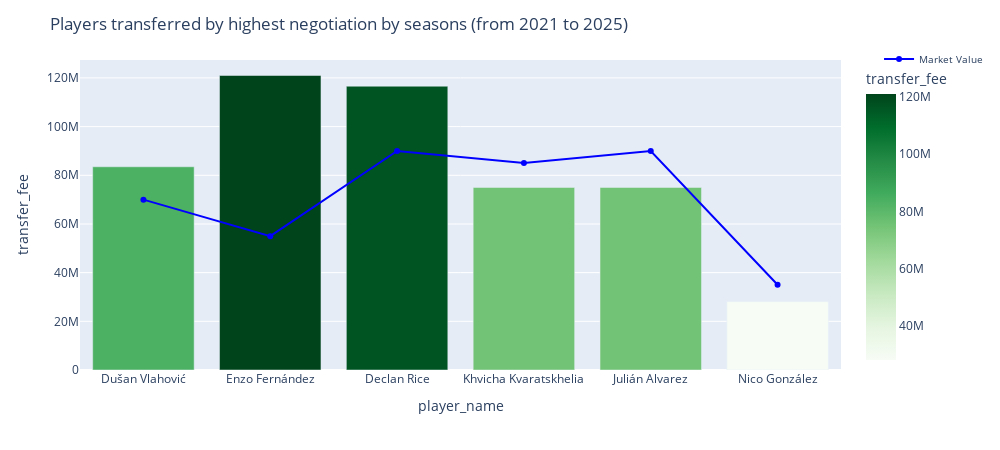

Notebook cell for this chart:
### Code cell
fig=px.bar(filter6,
           x='player_name',
           y='transfer_fee',
           color='transfer_fee',
           color_continuous_scale='greens',
           )
fig.add_trace(
    go.Scatter(
        x=filter6['player_name'],
        y=filter6['market_value_in_eur'],
        mode='lines+markers',
        name='Market Value',
        line=dict(color='blue'),
    )
)
fig.update_layout(title='Players transferred by highest negotiation by seasons (from 2021 to 2025)',
                 height=450,
                 width=1000,
                  legend=dict(
        x=1.05,  # Shift legend to the right
        y=1.05,     # Align legend at the top
        bgcolor="rgba(255,255,255,0.8)",  # Semi-transparent background
        font=dict(size=10),  # Adjust font size
    ),
                 )

fig.show()

### Figure 1 — Plotly figure (JSON) as saved in the notebook; plotly's stock layout.template omitted (floating-point values rounded to 4 significant figures)
{"data": [{"alignmentgroup": "True", "hovertemplate": "player_name=%{x}<br>transfer_fee=%{marker.color}<extra></extra>", "legendgroup": "", "marker": {"color": [83500000, 121000000, 116600000, 75000000, 75000000, 28100000], "coloraxis": "coloraxis", "pattern": {"shape": ""}}, "name": "", "offsetgroup": "", "orientation": "v", "showlegend": false, "textposition": "auto", "type": "bar", "x": ["Dušan Vlahović", "Enzo Fernández", "Declan Rice", "Khvicha Kvaratskhelia", "Julián Alvarez", "Nico González"], "xaxis": "x", "y": [83500000, 121000000, 116600000, 75000000, 75000000, 28100000], "yaxis": "y"}, {"line": {"color": "blue"}, "mode": "lines+markers", "name": "Market Value", "type": "scatter", "x": ["Dušan Vlahović", "Enzo Fernández", "Declan Rice", "Khvicha Kvaratskhelia", "Julián Alvarez", "Nico González"], "y": [70000000, 55000000, 90000000, 85000000, 90000000, 35000000]}], "layout": {"barmode": "relative", "coloraxis": {"colorbar": {"title": {"text": "transfer_fee"}}, "colorscale": [[0, "rgb(247,252,245)"], [0.125, "rgb(229,245,224)"], [0.25, "rgb(199,233,192)"], [0.375, "rgb(161,217,155)"], [0.5, "rgb(116,196,118)"], [0.625, "rgb(65,171,93)"], [0.75, "rgb(35,139,69)"], [0.875, "rgb(0,109,44)"], [1, "rgb(0,68,27)"]]}, "height": 450, "legend": {"bgcolor": "rgba(255,255,255,0.8)", "font": {"size": 10}, "tracegroupgap": 0, "x": 1.05, "y": 1.05}, "margin": {"t": 60}, "title": {"text": "Players transferred by highest negotiation by seasons (from 2021 to 2025)"}, "width": 1000, "xaxis": {"anchor": "y", "autorange": true, "domain": [0, 1], "range": [-0.5, 5.5], "title": {"text": "player_name"}, "type": "category"}, "yaxis": {"anchor": "x", "autorange": true, "domain": [0, 1], "range": [0, 127400000.0], "title": {"text": "transfer_fee"}, "type": "linear"}}}
